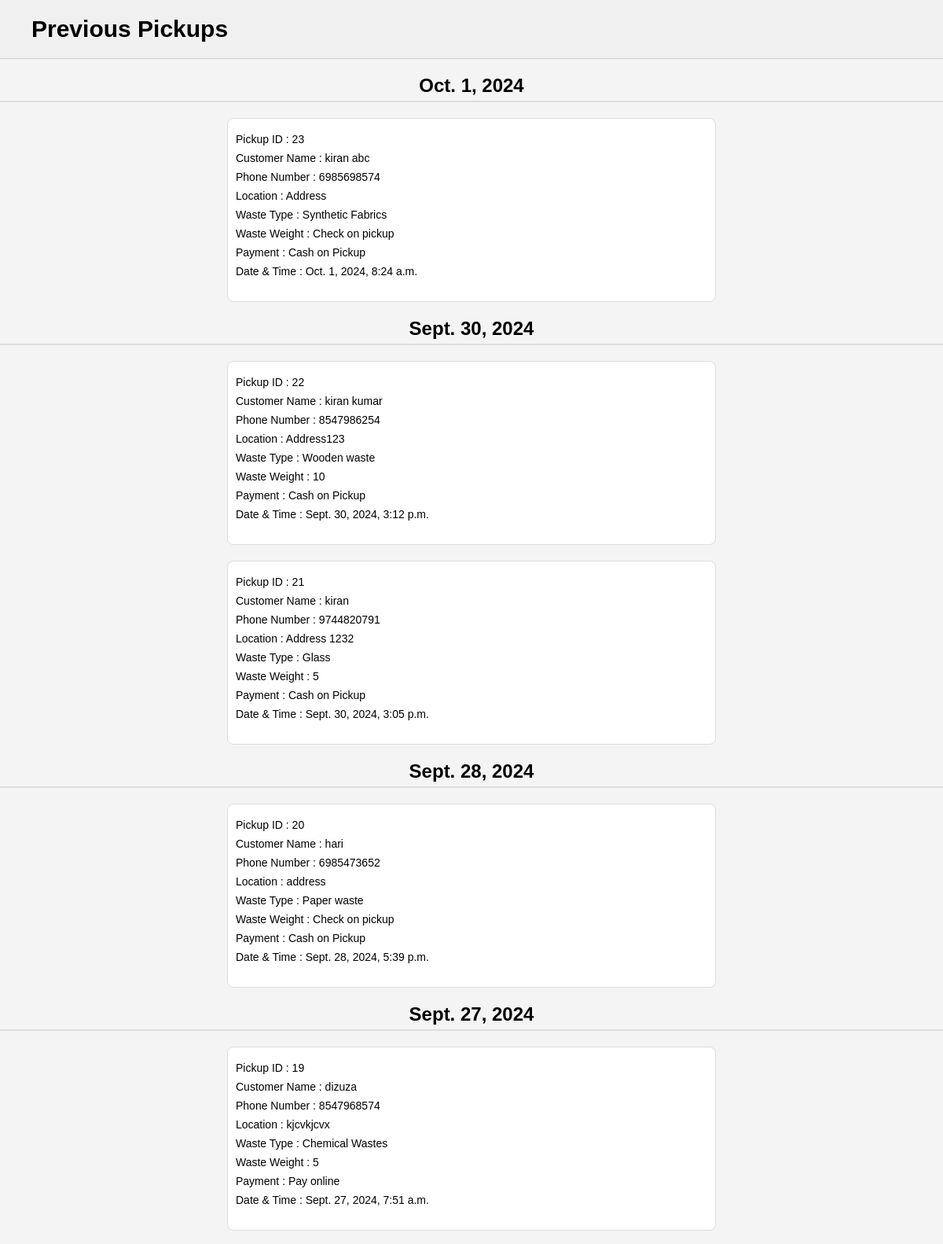
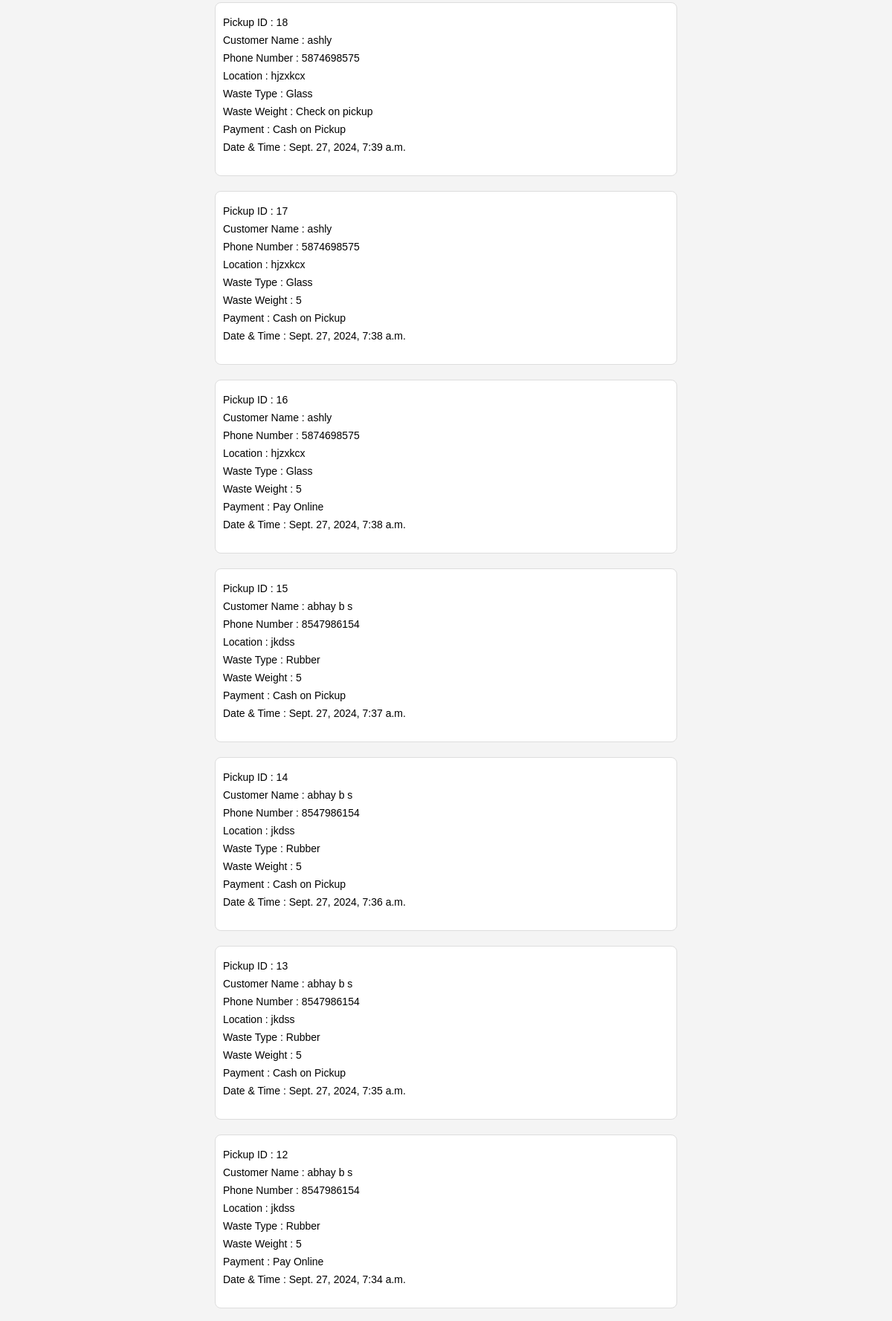
The app's page /prev/ (upper part) with its own data (2 pictures, top to bottom).
### WM_app/models.py (models this page shows, shortened)
class Pickup(models.Model):
    pickup_id=models.AutoField(primary_key=True)
    customer=models.CharField(max_length=255)
    contact_number=models.CharField(max_length=15)
    waste_type=models.CharField(max_length=50)
    weight=models.CharField(max_length=50)
    location=models.TextField()
    payment_status=models.CharField(max_length=50)
    date=models.DateTimeField(default=timezone.now)
    pickup_status=models.CharField(max_length=50,default='Pending')

### WM_app/views.py (the view)
# urls.py: path('prev/',views.oldpickups,name='prev'),
def oldpickups(request):
    now=timezone.now()
    start_of_day=now.replace(hour=0,minute=0,second=0,microsecond=0)
    pickups=Pickup.objects.filter(date__lt=start_of_day).annotate(
        date_only=Cast('date',DateField())
    ).order_by('-date_only','-date')
    pickup_by_date={}
    for pickup in pickups:
        pickup_date=pickup.date_only
        if pickup_date not in pickup_by_date:
            pickup_by_date[pickup_date]=[]
        pickup_by_date[pickup_date].append(pickup)
    return render(request,"previous.html",{'pickup_by_date':pickup_by_date})

### template/previous.html (shortened to what this page needs)
<!DOCTYPE html>
<html lang="en">
<head>
    {% load static %}
</head>
<body>
    <header class="header">
        <div class="title-container">
            <span class="title">Previous Pickups</span>
        </div>
    </header>
    {% for date,pickups in pickup_by_date.items %}
        <div class="date-section">
            <h2 class="date-heading">{{ date }}</h2>
            {% for pickup in pickups %}
                <div class="content">
                    <div class="details">
                        <p>Pickup ID : {{ pickup.pickup_id }}</p>
                        <p>Customer Name : {{ pickup.customer }}</p>
                        <p>Phone Number : {{ pickup.contact_number }}</p>
                        <p>Location : {{ pickup.location }}</p>
                        <p>Waste Type : {{ pickup.waste_type }}</p>
                        <p>Waste Weight : {{ pickup.weight }}</p>
                        <p>Payment : {{ pickup.payment_status }}</p>
                        <p>Date & Time : {{ pickup.date }}</p>
                    </div>
                </div>
            {% endfor %}
        </div>
    {% empty %}
        <p>No previous pickups available.</p>
    {% endfor %}
</body>
</html>

### template/previous.html (style rules this page uses)
body { font-family: Arial, sans-serif; margin: 0; padding: 0; background-color: #f4f4f4; }
.header { padding: 10px 20px; background-color: #f0f0f0; border-bottom: 1px solid #ccc; }
.title-container { display: flex; align-items: center; padding: 10px 20px; }
.title { font-size: 30px; font-weight: bold; }
.content { padding: 20px; max-width: 600px; margin: 20px auto; border: 1px solid #ddd; border-radius: 8px; background-color: #fff; }
.details { margin-bottom: 20px; }
.details p { margin: 8px 0; font-size: 14px; }
.date-section { margin-bottom: 20px; }
.date-heading { font-size: 1.5em; margin-bottom: 10px; border-bottom: 2px solid #ddd; padding-bottom: 5px; text-align: center; }
.content { border: 1px solid #ddd; padding: 10px; margin-bottom: 10px; }

### records on screen
Pickup: date "Oct. 1, 2024", pickup_id "23", customer "kiran abc", contact_number "6985698574", location "Address", waste_type "Synthetic Fabrics", weight "Check on pickup", payment_status "Cash on Pickup", date "Oct. 1, 2024, 8:24 a.m."
Pickup: date "Sept. 30, 2024", pickup_id "22", customer "kiran kumar", contact_number "8547986254", location "Address123", waste_type "Wooden waste", weight "10", payment_status "Cash on Pickup", date "Sept. 30, 2024, 3:12 p.m."
Pickup: pickup_id "21", customer "kiran", contact_number "9744820791", location "Address 1232", waste_type "Glass", weight "5", payment_status "Cash on Pickup", date "Sept. 30, 2024, 3:05 p.m."
Pickup: date "Sept. 28, 2024", pickup_id "20", customer "hari", contact_number "6985473652", location "address", waste_type "Paper waste", weight "Check on pickup", payment_status "Cash on Pickup", date "Sept. 28, 2024, 5:39 p.m."
Pickup: pickup_id "19", customer "dizuza", contact_number "8547968574", location "kjcvkjcvx", waste_type "Chemical Wastes", weight "5", payment_status "Pay online", date "Sept. 27, 2024, 7:51 a.m."
Pickup: pickup_id "18", customer "ashly", contact_number "5874698575", location "hjzxkcx", waste_type "Glass", weight "Check on pickup", payment_status "Cash on Pickup", date "Sept. 27, 2024, 7:39 a.m."
Pickup: pickup_id "17", customer "ashly", contact_number "5874698575", location "hjzxkcx", waste_type "Glass", weight "5", payment_status "Cash on Pickup", date "Sept. 27, 2024, 7:38 a.m."
Pickup: pickup_id "16", customer "ashly", contact_number "5874698575", location "hjzxkcx", waste_type "Glass", weight "5", payment_status "Pay Online", date "Sept. 27, 2024, 7:38 a.m."
Pickup: pickup_id "15", customer "abhay b s", contact_number "8547986154", location "jkdss", waste_type "Rubber", weight "5", payment_status "Cash on Pickup", date "Sept. 27, 2024, 7:37 a.m."
Pickup: pickup_id "14", customer "abhay b s", contact_number "8547986154", location "jkdss", waste_type "Rubber", weight "5", payment_status "Cash on Pickup", date "Sept. 27, 2024, 7:36 a.m."
Pickup: pickup_id "13", customer "abhay b s", contact_number "8547986154", location "jkdss", waste_type "Rubber", weight "5", payment_status "Cash on Pickup", date "Sept. 27, 2024, 7:35 a.m."
Pickup: pickup_id "12", customer "abhay b s", contact_number "8547986154", location "jkdss", waste_type "Rubber", weight "5", payment_status "Pay Online", date "Sept. 27, 2024, 7:34 a.m."

### other values on screen
{{ date }} "Sept. 27, 2024"
